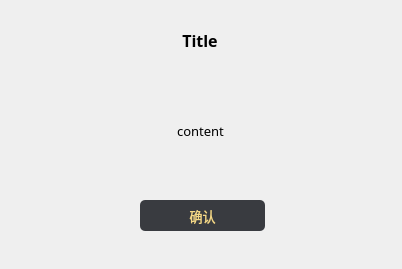
<?xml version="1.0" encoding="UTF-8"?>
<ui version="4.0">
 <class>tip</class>
 <widget class="QMainWindow" name="tip">
  <property name="geometry">
   <rect>
    <x>0</x>
    <y>0</y>
    <width>402</width>
    <height>269</height>
   </rect>
  </property>
  <property name="windowTitle">
   <string>MainWindow</string>
  </property>
  <widget class="QWidget" name="centralwidget">
   <widget class="QWidget" name="widget" native="true">
    <property name="geometry">
     <rect>
      <x>10</x>
      <y>10</y>
      <width>380</width>
      <height>250</height>
     </rect>
    </property>
    <widget class="QLabel" name="Backgroud_Label">
     <property name="geometry">
      <rect>
       <x>0</x>
       <y>0</y>
       <width>380</width>
       <height>250</height>
      </rect>
     </property>
     <property name="styleSheet">
      <string notr="true">border-image: url(:/background/Tip.png);</string>
     </property>
     <property name="text">
      <string/>
     </property>
    </widget>
    <widget class="QLabel" name="Title_Label">
     <property name="geometry">
      <rect>
       <x>0</x>
       <y>20</y>
       <width>380</width>
       <height>20</height>
      </rect>
     </property>
     <property name="font">
      <font>
       <family>微软雅黑</family>
       <pointsize>12</pointsize>
       <weight>75</weight>
       <bold>true</bold>
      </font>
     </property>
     <property name="mouseTracking">
      <bool>false</bool>
     </property>
     <property name="text">
      <string>Title</string>
     </property>
     <property name="alignment">
      <set>Qt::AlignCenter</set>
     </property>
    </widget>
    <widget class="QLabel" name="Content_Label">
     <property name="geometry">
      <rect>
       <x>20</x>
       <y>70</y>
       <width>341</width>
       <height>101</height>
      </rect>
     </property>
     <property name="font">
      <font>
       <family>微软雅黑</family>
       <pointsize>10</pointsize>
      </font>
     </property>
     <property name="mouseTracking">
      <bool>false</bool>
     </property>
     <property name="text">
      <string>content</string>
     </property>
     <property name="alignment">
      <set>Qt::AlignCenter</set>
     </property>
    </widget>
    <widget class="QPushButton" name="OK_Button">
     <property name="geometry">
      <rect>
       <x>130</x>
       <y>190</y>
       <width>125</width>
       <height>31</height>
      </rect>
     </property>
     <property name="font">
      <font>
       <family>微软雅黑</family>
       <pointsize>10</pointsize>
      </font>
     </property>
     <property name="styleSheet">
      <string notr="true">QPushButton:pressed {		
	background-color: rgb(34, 35, 38);
}
QPushButton {
	border:none;
	border-radius:5px;
	
	color: rgb(244, 216, 135);
	background-color: rgb(57, 59, 64);
}</string>
     </property>
     <property name="text">
      <string>确认</string>
     </property>
    </widget>
   </widget>
  </widget>
 </widget>
 <resources>
  <include location="src/Tip/Tip.qrc"/>
 </resources>
 <connections>
  <connection>
   <sender>OK_Button</sender>
   <signal>clicked()</signal>
   <receiver>tip</receiver>
   <slot>close()</slot>
   <hints>
    <hint type="sourcelabel">
     <x>183</x>
     <y>226</y>
    </hint>
    <hint type="destinationlabel">
     <x>192</x>
     <y>279</y>
    </hint>
   </hints>
  </connection>
 </connections>
</ui>
